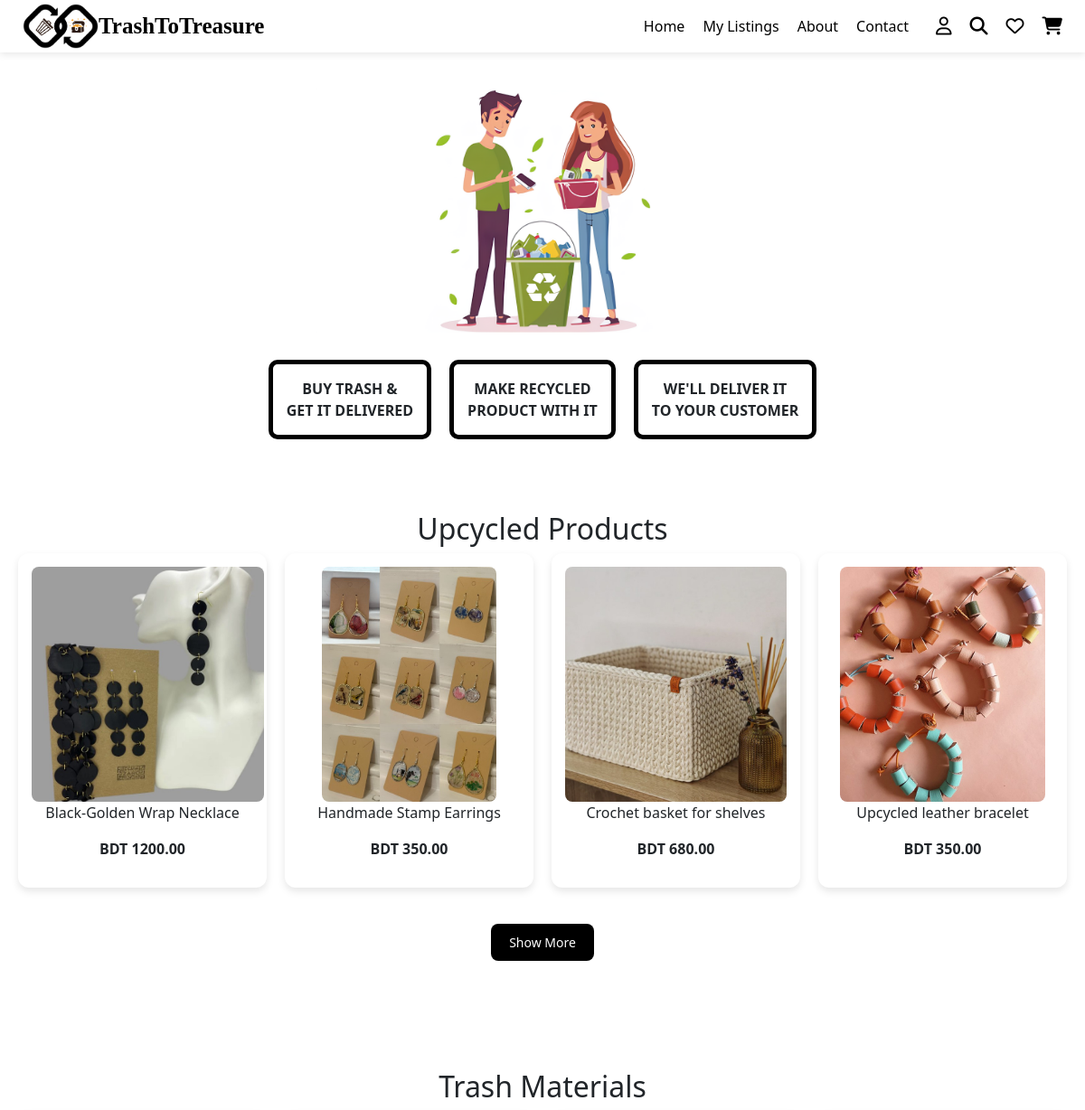
The app's page / (signed in, upper part), older data.
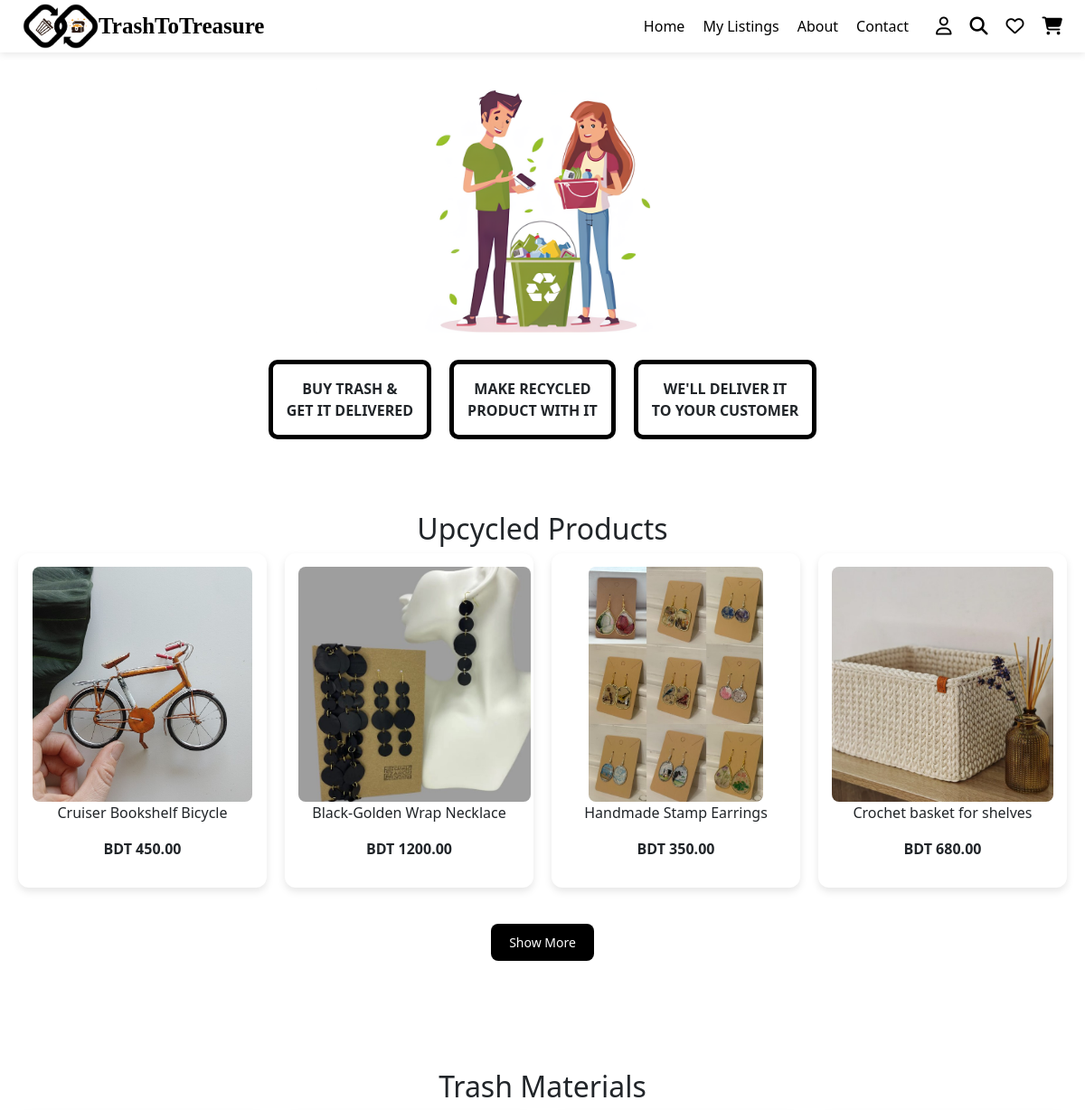
The same page, newer data.
### marketplace/models.py (models this page shows, shortened)
class UpcycledProduct(models.Model):
    product_name = models.CharField(max_length=255, default="")
    category = models.CharField(max_length=100, default="")
    description = models.TextField()
    price = models.DecimalField(max_digits=10, decimal_places=2)
    product_status = models.CharField(max_length=20, choices=PRODUCT_STATUS_CHOICES, default='active')
    artisan = models.ForeignKey(User, on_delete=models.CASCADE, related_name='upcycled_products', null=True, blank=True)
    approval_status = models.BooleanField(default=False)
    stock_availability = models.IntegerField()
    product_images = models.ImageField(upload_to='upcycled_products/', blank=True, null=True)
    location = models.CharField(max_length=255, default="")
    rating = models.DecimalField(max_digits=3, decimal_places=2, default=0.0)
    tags = models.CharField(max_length=255, blank=True, null=True)
    listing_date = models.DateTimeField(auto_now_add=True)
    last_updated = models.DateTimeField(auto_now=True, null=True, blank=True)
    sold_count = models.IntegerField(default=0)
    delivery_status = models.CharField(max_length=20, choices=DELIVERY_STATUS_CHOICES, default='ready')
    slug = models.SlugField(max_length=255, unique=True, blank=True)

### marketplace/views.py (the view)
# urls.py: 2. Add a URL to urlpatterns:  path('', views.home, name='home')
@login_required
def home(request):
    featured_products = UpcycledProduct.objects.order_by('-id')[:4]
    return render(request, 'home.html', {'featured_products': featured_products})

### marketplace/templates/home.html (shortened to what this page needs)
{% include "header.html" %}
{% load static %}
<!DOCTYPE html>
<html lang="en">
<head>
    <link rel="stylesheet" href="/static/css/home.css">
</head>
<body>
    <section class="hero">
        <img src="/static/images/homebg.png" alt="Illustration of recycling" class="hero-image">
        <div class="info-boxes">
            <div class="box">BUY TRASH & <br>GET IT DELIVERED</div>
            <div class="box">MAKE RECYCLED <br>PRODUCT WITH IT</div>
            <div class="box">WE'LL DELIVER IT <br>TO YOUR CUSTOMER</div>
        </div>
    </section>
    <section class="products">
        <h2>Upcycled Products</h2>
        <div class="product-grid">
            {% for product in featured_products %}
                <div class="product-card">
                    <img src="{{ product.product_images.url }}" alt="{{ product.product_name }}">
                    <p>{{ product.product_name }}</p>
                    <p class="price">BDT {{ product.price }}</p>
                </div>
            {% endfor %}
        </div>
        <div style="text-align: center; margin: 40px 0;">
            <a href="{% url 'upcycled_products' %}" class="button-link">
                <button class="show-more">Show More</button>
            </a>
        </div>
    </section>
    <section class="materials">
        <h2>Trash Materials</h2>
    </section>
</body>
</html>
    {% include "footer.html" %}

Row changes from the older to the newer data that the page shows:
no longer on this page (row unchanged): UpcycledProduct: product_images (picture), product_name "Upcycled leather bracelet", price "350.00"
added UpcycledProduct: product_images (picture), product_name "Cruiser Bookshelf Bicycle", price "450.00"
